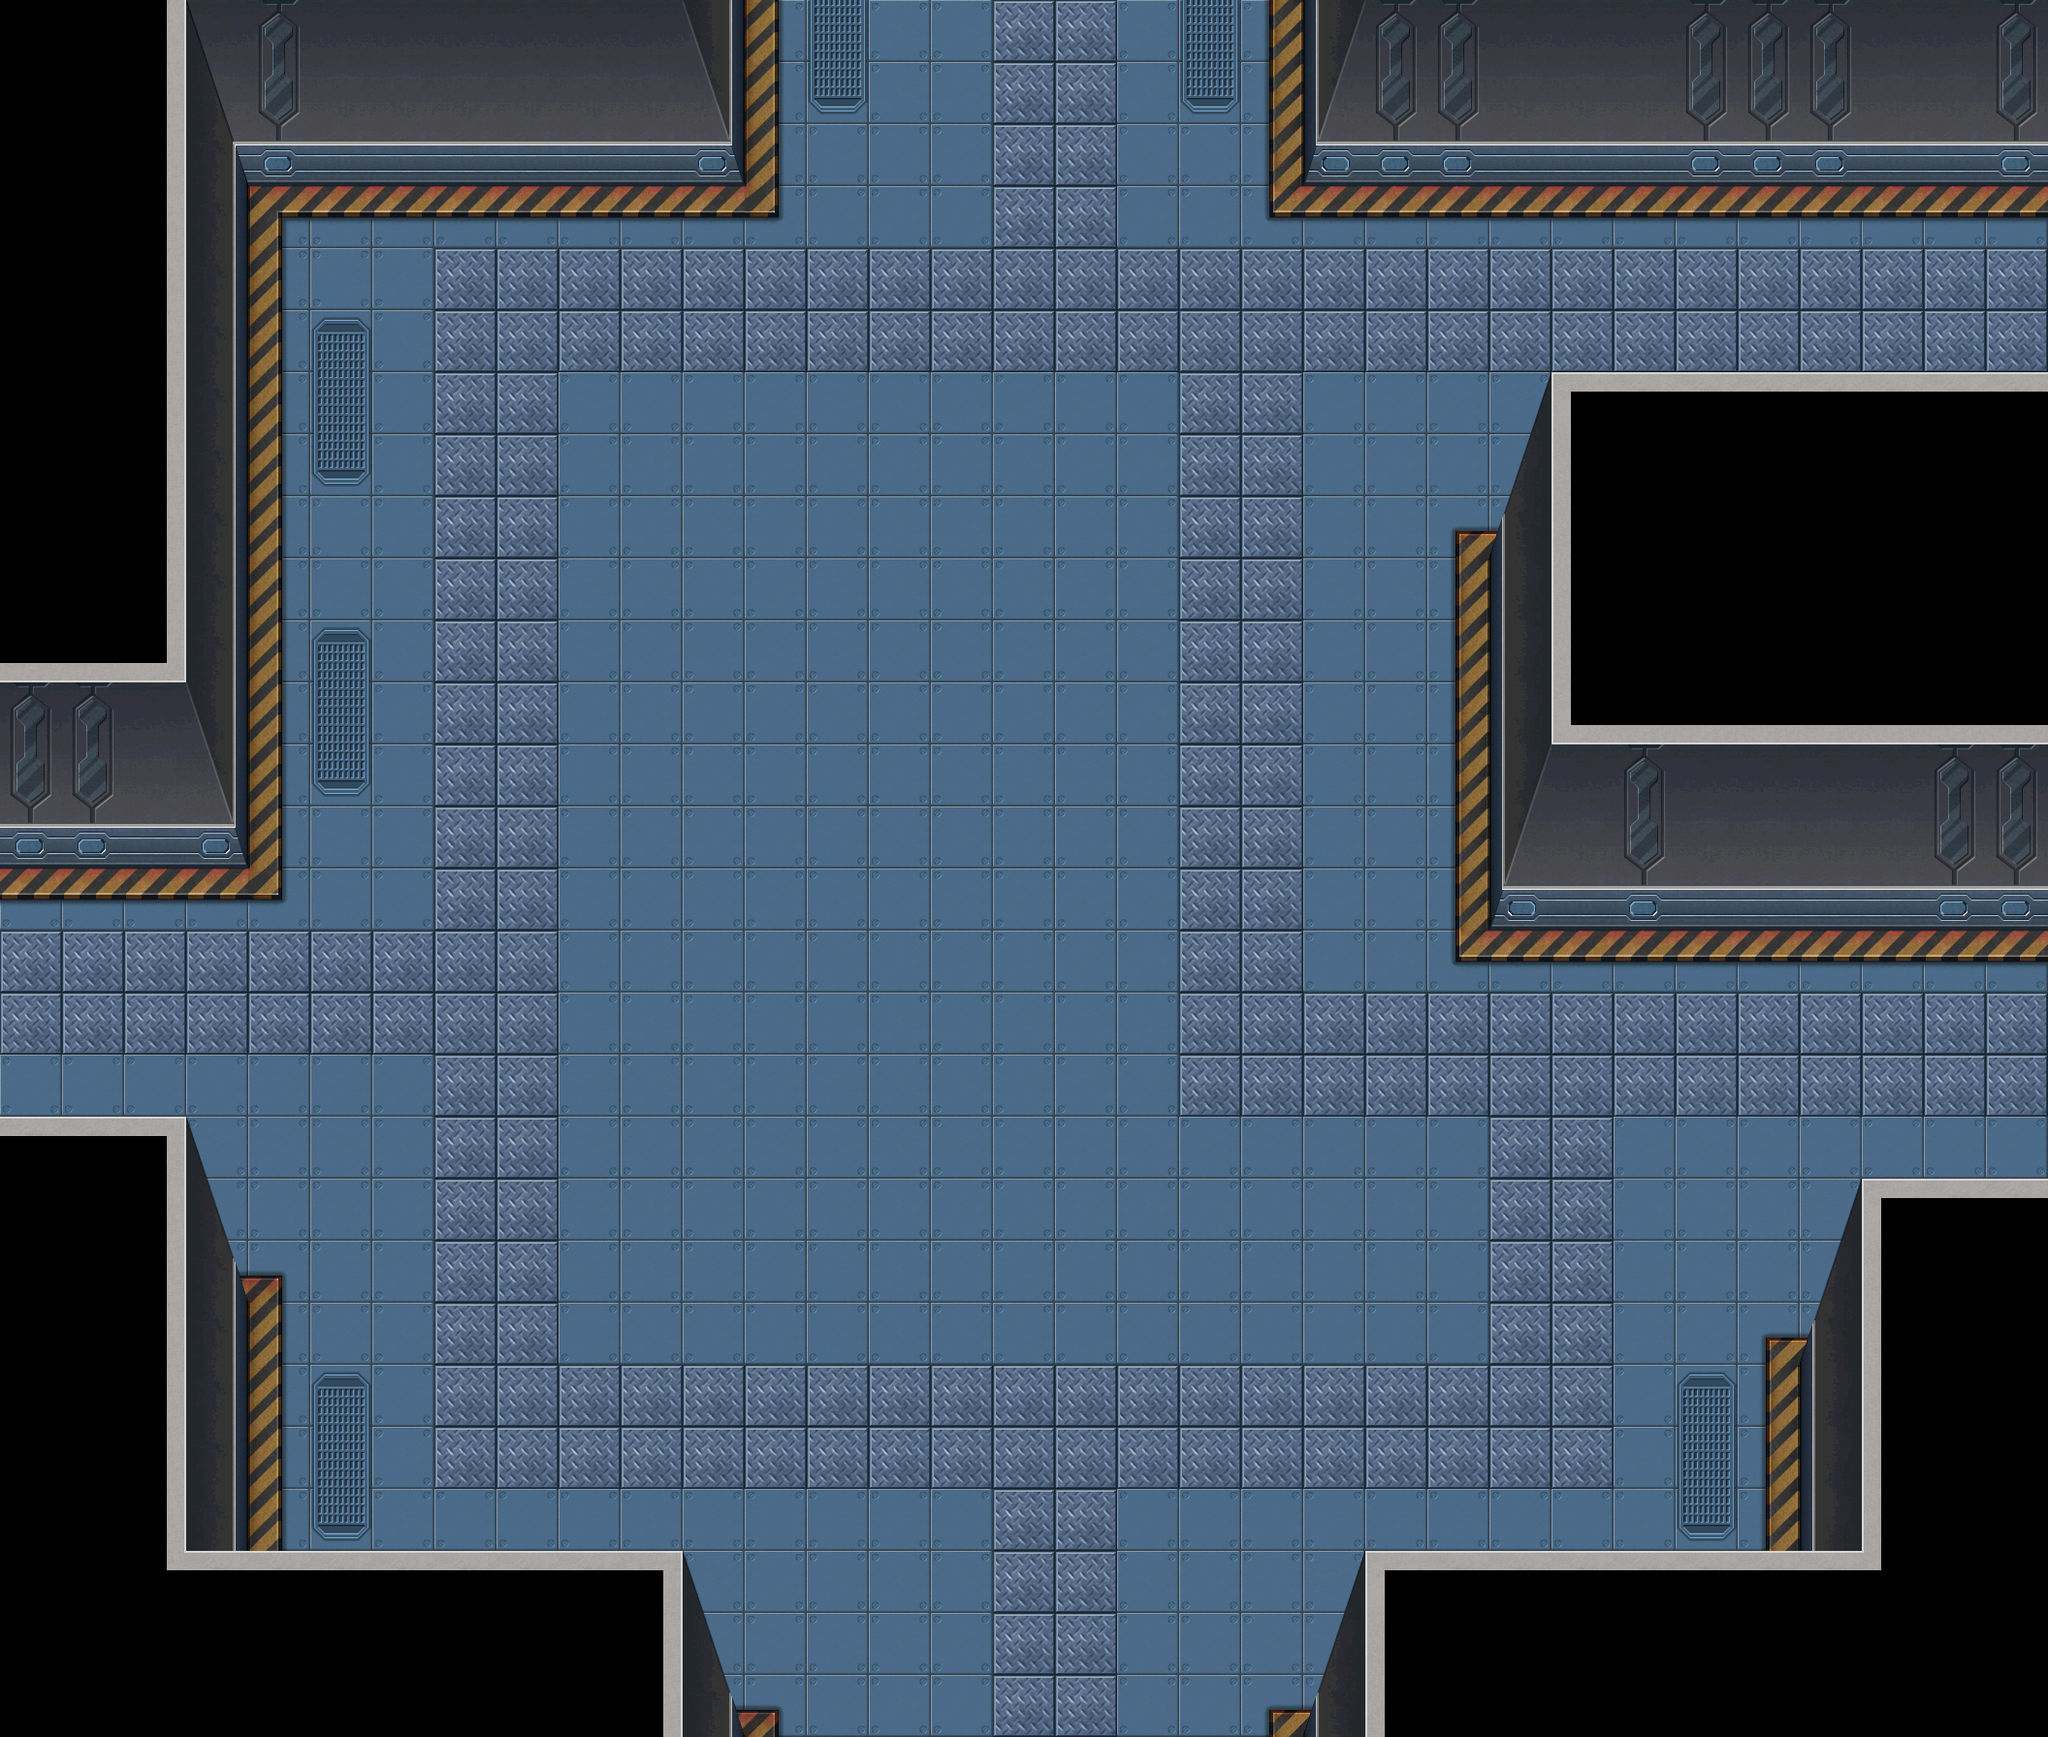

Tiled map render using the project's own tile images. Description and the map definition, with tile-layer contents summarised, below:
An orthogonal 33x28 tile map with 64x64 px tiles, 1 tile layer (background), 31 tilesets and 86 objects (15x collide, 13x collide_bullet).

<map version="1.0" orientation="orthogonal" width="33" height="28" tilewidth="64" tileheight="64">
 <tileset firstgid="1" name="jianzhu3_huatai" tilewidth="129" tileheight="173">
  <image source="jianzhu3_huatai.png" width="129" height="173" />
 </tileset>
 <tileset firstgid="2" name="jianzhu3_chuang02" tilewidth="52" tileheight="386">
  <image source="jianzhu3_chuang02.png" width="52" height="386" />
 </tileset>
 <tileset firstgid="3" name="jianzhu3_chuang01" tilewidth="52" tileheight="386">
  <image source="jianzhu3_chuang01.png" width="52" height="386" />
 </tileset>
 <tileset firstgid="4" name="jianzhu3_dianti" tilewidth="172" tileheight="196">
  <image source="jianzhu3_dianti.png" width="172" height="196" />
 </tileset>
 <tileset firstgid="5" name="jianzhu3_langan01" tilewidth="223" tileheight="105">
  <image source="jianzhu3_langan01.png" width="223" height="105" />
 </tileset>
 <tileset firstgid="6" name="jianzhu3_keng01" tilewidth="293" tileheight="131">
  <image source="jianzhu3_keng01.png" width="293" height="131" />
 </tileset>
 <tileset firstgid="7" name="jianzhu3_keng03" tilewidth="102" tileheight="39">
  <image source="jianzhu3_keng03.png" width="102" height="39" />
 </tileset>
 <tileset firstgid="8" name="jianzhu3_keng04" tilewidth="52" tileheight="20">
  <image source="jianzhu3_keng04.png" width="52" height="20" />
 </tileset>
 <tileset firstgid="9" name="jianzhu3_yizi01" tilewidth="85" tileheight="229">
  <image source="jianzhu3_yizi01.png" width="85" height="229" />
 </tileset>
 <tileset firstgid="10" name="jianzhu3_yizi02" tilewidth="85" tileheight="229">
  <image source="jianzhu3_yizi02.png" width="85" height="229" />
 </tileset>
 <tileset firstgid="11" name="jianzhu3_zhuozi01" tilewidth="518" tileheight="213">
  <image source="jianzhu3_zhuozi01.png" width="518" height="213" />
 </tileset>
 <tileset firstgid="12" name="jianzhu3_zhuozi02" tilewidth="202" tileheight="256">
  <image source="jianzhu3_zhuozi02.png" width="202" height="256" />
 </tileset>
 <tileset firstgid="13" name="jianzhu3_zhuozi03" tilewidth="202" tileheight="256">
  <image source="jianzhu3_zhuozi03.png" width="202" height="256" />
 </tileset>
 <tileset firstgid="14" name="jianzhu_xuezi01" tilewidth="242" tileheight="196">
  <image source="jianzhu_xuezi01.png" width="242" height="196" />
 </tileset>
 <tileset firstgid="15" name="jianzhu_xuezi02" tilewidth="219" tileheight="141">
  <image source="jianzhu_xuezi02.png" width="219" height="141" />
 </tileset>
 <tileset firstgid="16" name="jianzhu_xuezi03" tilewidth="192" tileheight="132">
  <image source="jianzhu_xuezi03.png" width="192" height="132" />
 </tileset>
 <tileset firstgid="17" name="jianzhu_xuezi04" tilewidth="421" tileheight="156">
  <image source="jianzhu_xuezi04.png" width="421" height="156" />
 </tileset>
 <tileset firstgid="18" name="jianzhu_xuezi05" tilewidth="180" tileheight="297">
  <image source="jianzhu_xuezi05.png" width="180" height="297" />
 </tileset>
 <tileset firstgid="19" name="jianzhu_xiangzi05" tilewidth="150" tileheight="170">
  <image source="jianzhu_xiangzi05.png" width="150" height="170" />
 </tileset>
 <tileset firstgid="20" name="jianzhu_xiangzi06" tilewidth="90" tileheight="113">
  <image source="jianzhu_xiangzi06.png" width="90" height="113" />
 </tileset>
 <tileset firstgid="21" name="jianzhu_xiangzi02" tilewidth="122" tileheight="126">
  <image source="jianzhu_xiangzi02.png" width="122" height="126" />
 </tileset>
 <tileset firstgid="22" name="jianzhu_xiangzi03" tilewidth="122" tileheight="76">
  <image source="jianzhu_xiangzi03.png" width="122" height="76" />
 </tileset>
 <tileset firstgid="23" name="jianzhu2_xiangzi0" tilewidth="192" tileheight="168">
  <image source="jianzhu2_xiangzi0.png" width="192" height="168" />
 </tileset>
 <tileset firstgid="24" name="jianzhu_xiangzi04" tilewidth="183" tileheight="126">
  <image source="jianzhu_xiangzi04.png" width="183" height="126" />
 </tileset>
 <tileset firstgid="25" name="jianzhu_xiangzi01" tilewidth="71" tileheight="80">
  <image source="jianzhu_xiangzi01.png" width="71" height="80" />
 </tileset>
 <tileset firstgid="26" name="jianzhu_xiangzi07" tilewidth="92" tileheight="112">
  <image source="jianzhu_xiangzi07.png" width="92" height="112" />
 </tileset>
 <tileset firstgid="27" name="jianzhu_qiang01" tilewidth="92" tileheight="54">
  <image source="jianzhu_qiang01.png" width="92" height="54" />
 </tileset>
 <tileset firstgid="28" name="bg05" tilewidth="64" tileheight="64">
  <image source="bg05.png" width="512" height="512" />
 </tileset>
 <tileset firstgid="92" name="jianzhu5_chuangzi" tilewidth="374" tileheight="143">
  <image source="jianzhu5_chuangzi.png" width="374" height="143" />
 </tileset>
 <tileset firstgid="93" name="jianzhu5_syt" tilewidth="584" tileheight="179">
  <image source="jianzhu5_syt.png" width="584" height="179" />
 </tileset>
 <tileset firstgid="94" name="jianzhu3_keng02" tilewidth="152" tileheight="79">
  <image source="jianzhu3_keng02.png" width="152" height="79" />
 </tileset>
 <layer name="background" width="33" height="28">
  <data>[924 cells, 924 non-empty, 47 distinct tile ids]</data>
 </layer>
 <objectgroup name="window" width="33" height="28">
  <properties>
   <property name="filename" value="jianzhu5_chuangzi.png" />
   <property name="groundlayer" value="1" />
  </properties>
  <object gid="92" x="264" y="143">
   <properties>
    <property name="groundZ" value="1" />
   </properties>
  </object>
  <object gid="92" x="1608" y="144">
   <properties>
    <property name="groundZ" value="1" />
   </properties>
  </object>
 </objectgroup>
 <objectgroup name="zhuozi" width="33" height="28">
  <properties>
   <property name="buildlayer" value="1" />
   <property name="filename" value="jianzhu5_syt.png" />
  </properties>
  <object gid="93" x="2194" y="1164" />
 </objectgroup>
 <objectgroup name="flower" width="33" height="28">
  <properties>
   <property name="filename" value="jianzhu3_huatai.png" />
   <property name="groundlayer" value="1" />
  </properties>
  <object gid="1" x="829" y="727">
   <properties>
    <property name="groundZ" value="1" />
   </properties>
  </object>
  <object gid="1" x="829" y="871">
   <properties>
    <property name="groundZ" value="2" />
   </properties>
  </object>
  <object gid="1" x="829" y="1158">
   <properties>
    <property name="groundZ" value="4" />
   </properties>
  </object>
  <object gid="1" x="829" y="1015">
   <properties>
    <property name="groundZ" value="3" />
   </properties>
  </object>
 </objectgroup>
 <objectgroup name="rightdoor" width="33" height="28">
  <properties>
   <property name="filename" value="jianzhu3_men02.png" />
   <property name="groundlayer" value="1" />
  </properties>
 </objectgroup>
 <objectgroup name="rightdooropen" width="33" height="28">
  <properties>
   <property name="filename" value="jianzhu3_men04.png" />
   <property name="groundlayer" value="1" />
  </properties>
 </objectgroup>
 <objectgroup name="leftdoor" width="33" height="28">
  <properties>
   <property name="filename" value="jianzhu3_men01.png" />
   <property name="groundlayer" value="1" />
  </properties>
 </objectgroup>
 <objectgroup name="leftdooropen" width="33" height="28">
  <properties>
   <property name="filename" value="jianzhu3_men03.png" />
   <property name="groundlayer" value="1" />
  </properties>
 </objectgroup>
 <objectgroup name="leftboli" width="33" height="28">
  <properties>
   <property name="filename" value="jianzhu3_chuang01.png" />
   <property name="groundlayer" value="1" />
  </properties>
  <object gid="3" x="190" y="1596">
   <properties>
    <property name="groundZ" value="2" />
   </properties>
  </object>
  <object gid="3" x="191" y="776">
   <properties>
    <property name="groundZ" value="2" />
   </properties>
  </object>
  <object gid="3" x="191" y="447">
   <properties>
    <property name="groundZ" value="2" />
   </properties>
  </object>
 </objectgroup>
 <objectgroup name="door" width="33" height="28">
  <properties>
   <property name="filename" value="jianzhu3_dianti.png" />
   <property name="groundlayer" value="1" />
  </properties>
  <object gid="4" x="1708" y="985">
   <properties>
    <property name="groundZ" value="1" />
   </properties>
  </object>
 </objectgroup>
 <objectgroup name="keng1" width="33" height="28">
  <properties>
   <property name="filename" value="jianzhu3_keng01.png" />
   <property name="groundlayer" value="1" />
  </properties>
  <object gid="6" x="1294" y="1463" />
  <object gid="6" x="591" y="503" />
 </objectgroup>
 <objectgroup name="keng2" width="33" height="28">
  <properties>
   <property name="filename" value="jianzhu3_keng02.png" />
   <property name="groundlayer" value="1" />
  </properties>
  <object gid="94" x="600" y="1371" />
  <object gid="94" x="1304" y="536" />
 </objectgroup>
 <objectgroup name="keng3" width="33" height="28">
  <properties>
   <property name="filename" value="jianzhu3_keng03.png" />
   <property name="groundlayer" value="1" />
  </properties>
  <object gid="7" x="323" y="1065" />
  <object gid="7" x="1284" y="1204" />
 </objectgroup>
 <objectgroup name="keng4" width="33" height="28">
  <properties>
   <property name="filename" value="jianzhu3_keng04.png" />
   <property name="groundlayer" value="1" />
  </properties>
  <object gid="8" x="1209" y="174" />
 </objectgroup>
 <objectgroup name="chairleft" width="33" height="28">
  <properties>
   <property name="filename" value="jianzhu3_yizi01.png" />
   <property name="groundlayer" value="1" />
  </properties>
  <object gid="9" x="948" y="1161">
   <properties>
    <property name="groundZ" value="7" />
   </properties>
  </object>
  <object gid="9" x="948" y="974">
   <properties>
    <property name="groundZ" value="6" />
   </properties>
  </object>
  <object gid="9" x="947" y="785">
   <properties>
    <property name="groundZ" value="5" />
   </properties>
  </object>
 </objectgroup>
 <objectgroup name="chairright" width="33" height="28">
  <properties>
   <property name="filename" value="jianzhu3_yizi02.png" />
   <property name="groundlayer" value="1" />
  </properties>
  <object gid="10" x="756" y="783">
   <properties>
    <property name="groundZ" value="5" />
   </properties>
  </object>
  <object gid="10" x="755" y="972">
   <properties>
    <property name="groundZ" value="6" />
   </properties>
  </object>
  <object gid="10" x="755" y="1162">
   <properties>
    <property name="groundZ" value="7" />
   </properties>
  </object>
 </objectgroup>
 <objectgroup name="warning" width="33" height="28">
  <properties>
   <property name="filename" value="jianzhu3_langan01.png" />
   <property name="groundlayer" value="1" />
  </properties>
  <object gid="5" x="1621" y="986">
   <properties>
    <property name="groundZ" value="1" />
   </properties>
  </object>
  <object gid="5" x="1097" y="78">
   <properties>
    <property name="groundZ" value="1" />
   </properties>
  </object>
  <object gid="5" x="-21" y="928">
   <properties>
    <property name="groundZ" value="1" />
   </properties>
  </object>
  <object gid="5" x="1927" y="216">
   <properties>
    <property name="groundZ" value="1" />
   </properties>
  </object>
  <object gid="5" x="1714" y="216">
   <properties>
    <property name="groundZ" value="2" />
   </properties>
  </object>
  <object gid="5" x="547" y="232">
   <properties>
    <property name="groundZ" value="1" />
   </properties>
  </object>
 </objectgroup>
 <objectgroup name="deskleft" width="33" height="28">
  <properties>
   <property name="filename" value="jianzhu3_zhuozi02.png" />
   <property name="groundlayer" value="1" />
  </properties>
  <object gid="12" x="2191" y="1500" />
 </objectgroup>
 <objectgroup name="deskright" width="33" height="28">
  <properties>
   <property name="filename" value="jianzhu3_zhuozi03.png" />
   <property name="groundlayer" value="1" />
  </properties>
  <object gid="13" x="2455" y="1511" />
 </objectgroup>
 <objectgroup name="blood1" width="33" height="28">
  <properties>
   <property name="filename" value="jianzhu_xuezi01.png" />
   <property name="groundlayer" value="1" />
  </properties>
  <object gid="14" x="855" y="323" />
  <object gid="14" x="-47" y="1142" />
  <object gid="14" x="908" y="1376" />
 </objectgroup>
 <objectgroup name="blood2" width="33" height="28">
  <properties>
   <property name="filename" value="jianzhu_xuezi02.png" />
   <property name="groundlayer" value="1" />
  </properties>
  <object gid="15" x="1117" y="707">
   <properties>
    <property name="groundZ" value="1" />
   </properties>
  </object>
  <object gid="15" x="850" y="1857">
   <properties>
    <property name="groundZ" value="1" />
   </properties>
  </object>
 </objectgroup>
 <objectgroup name="blood3" width="33" height="28">
  <properties>
   <property name="filename" value="jianzhu_xuezi03.png" />
   <property name="groundlayer" value="1" />
  </properties>
  <object gid="16" x="1265" y="1065">
   <properties>
    <property name="groundZ" value="2" />
   </properties>
  </object>
  <object gid="16" x="384" y="669">
   <properties>
    <property name="groundZ" value="1" />
   </properties>
  </object>
  <object gid="16" x="1388" y="332">
   <properties>
    <property name="groundZ" value="1" />
   </properties>
  </object>
  <object gid="16" x="1567" y="1357">
   <properties>
    <property name="groundZ" value="1" />
   </properties>
  </object>
  <object gid="16" x="488" y="1236">
   <properties>
    <property name="groundZ" value="1" />
   </properties>
  </object>
 </objectgroup>
 <objectgroup name="blood4" width="33" height="28">
  <properties>
   <property name="filename" value="jianzhu_xuezi04.png" />
   <property name="groundlayer" value="1" />
  </properties>
  <object gid="17" x="1794" y="1195" />
  <object gid="17" x="1745" y="382" />
 </objectgroup>
 <objectgroup name="blood5" width="33" height="28">
  <properties>
   <property name="filename" value="jianzhu_xuezi05.png" />
   <property name="groundlayer" value="1" />
  </properties>
  <object gid="18" x="1033" y="1876" />
 </objectgroup>
 <objectgroup name="blackboxb" width="33" height="28">
  <properties>
   <property name="filename" value="jianzhu_xiangzi05.png" />
   <property name="groundlayer" value="1" />
  </properties>
  <object gid="19" x="-221" y="1143">
   <properties>
    <property name="groundZ" value="1" />
   </properties>
  </object>
 </objectgroup>
 <objectgroup name="blackboxs" width="33" height="28">
  <properties>
   <property name="filename" value="jianzhu_xiangzi06.png" />
   <property name="groundlayer" value="1" />
  </properties>
  <object gid="20" x="-344" y="1248">
   <properties>
    <property name="groundZ" value="1" />
   </properties>
  </object>
 </objectgroup>
 <objectgroup name="greenboxb" width="33" height="28">
  <properties>
   <property name="filename" value="jianzhu_xiangzi02.png" />
   <property name="groundlayer" value="1" />
  </properties>
  <object gid="21" x="437" y="235">
   <properties>
    <property name="groundZ" value="3" />
   </properties>
  </object>
  <object gid="21" x="1851" y="1012">
   <properties>
    <property name="groundZ" value="3" />
   </properties>
  </object>
 </objectgroup>
 <objectgroup name="greenboxs" width="33" height="28">
  <properties>
   <property name="filename" value="jianzhu_xiangzi03.png" />
   <property name="groundlayer" value="1" />
  </properties>
  <object gid="22" x="-431" y="1084">
   <properties>
    <property name="groundZ" value="3" />
   </properties>
  </object>
 </objectgroup>
 <objectgroup name="greenbox2" width="33" height="28">
  <properties>
   <property name="filename" value="jianzhu2_xiangzi0.png" />
   <property name="groundlayer" value="1" />
  </properties>
  <object gid="23" x="-477" y="1113" />
 </objectgroup>
 <objectgroup name="mutouboxb" width="33" height="28">
  <properties>
   <property name="filename" value="jianzhu_xiangzi04.png" />
   <property name="groundlayer" value="1" />
  </properties>
  <object gid="24" x="260" y="244">
   <properties>
    <property name="groundZ" value="3" />
   </properties>
  </object>
  <object gid="24" x="1979" y="1017">
   <properties>
    <property name="groundZ" value="3" />
   </properties>
  </object>
 </objectgroup>
 <objectgroup name="mutouboxs" width="33" height="28">
  <properties>
   <property name="filename" value="jianzhu_xiangzi01.png" />
   <property name="groundlayer" value="1" />
  </properties>
  <object gid="25" x="-284" y="997">
   <properties>
    <property name="groundZ" value="2" />
   </properties>
  </object>
 </objectgroup>
 <objectgroup name="qiangxieM16" width="33" height="28">
  <properties>
   <property name="filename" value="jianzhu_xiangzi07.png" />
   <property name="groundlayer" value="1" />
  </properties>
  <object gid="26" x="-346" y="1064">
   <properties>
    <property name="groundZ" value="10" />
   </properties>
  </object>
 </objectgroup>
 <objectgroup name="qiangxieSVD" width="33" height="28">
  <properties>
   <property name="filename" value="jianzhu_qiang01.png" />
   <property name="groundlayer" value="1" />
  </properties>
  <object gid="27" x="-284" y="1045">
   <properties>
    <property name="groundZ" value="10" />
   </properties>
  </object>
 </objectgroup>
 <objectgroup name="rightboli" width="33" height="28">
  <properties>
   <property name="filename" value="jianzhu3_chuang02.png" />
   <property name="groundlayer" value="1" />
  </properties>
  <object gid="2" x="1547" y="844">
   <properties>
    <property name="groundZ" value="2" />
   </properties>
  </object>
 </objectgroup>
 <objectgroup name="deskbig" width="33" height="28">
  <properties>
   <property name="buildlayer" value="1" />
   <property name="filename" value="jianzhu3_zhuozi01.png" />
  </properties>
  <object gid="11" x="2283" y="1719" />
 </objectgroup>
 <objectgroup name="collide_people" width="33" height="28" visible="0">
  <object type="collide" x="-177" y="228" width="439" height="688" />
  <object type="collide" x="221" y="-47" width="550" height="281" />
  <object type="collide" x="1103" y="-160" width="395" height="233" />
  <object type="collide" x="1339" y="-38" width="847" height="235" />
  <object type="collide" x="1529" y="397" width="808" height="573" />
  <object type="collide" x="755" y="565" width="273" height="587" />
  <object type="collide" x="-18" y="1162" width="276" height="472" />
  <object type="collide" x="215" y="1609" width="552" height="200" />
  <object type="collide" x="1346" y="1610" width="654" height="211" />
  <object type="collide" x="1854" y="1225" width="336" height="485" />
  <object type="collide" x="1851" y="782" width="395" height="233" />
  <object type="collide" x="2124" y="141" width="247" height="1354" />
  <object type="collide" x="575" y="1799" width="1104" height="88" />
  <object type="collide" x="-91" y="808" width="83" height="566" />
  <object type="collide" x="645" y="-244" width="534" height="233" />
 </objectgroup>
 <objectgroup name="collide_bullet" width="33" height="28">
  <object type="collide_bullet" x="-95" y="-18" width="322" height="834" />
  <object type="collide_bullet" x="136" y="-318" width="617" height="442" />
  <object type="collide_bullet" x="1367" y="-148" width="782" height="275" />
  <object type="collide_bullet" x="1599" y="383" width="789" height="313" />
  <object type="collide_bullet" x="1570" y="485" width="765" height="397" />
  <object type="collide_bullet" x="1921" y="1216" width="454" height="530" />
  <object type="collide_bullet" x="1883" y="1328" width="266" height="369" />
  <object type="collide_bullet" x="1409" y="1601" width="833" height="277" />
  <object type="collide_bullet" x="1377" y="1694" width="473" height="254" />
  <object type="collide_bullet" x="262" y="1694" width="473" height="254" />
  <object type="collide_bullet" x="26" y="1600" width="678" height="262" />
  </objectgroup>
</map>
<!-- 2 of 86 objects omitted -->
